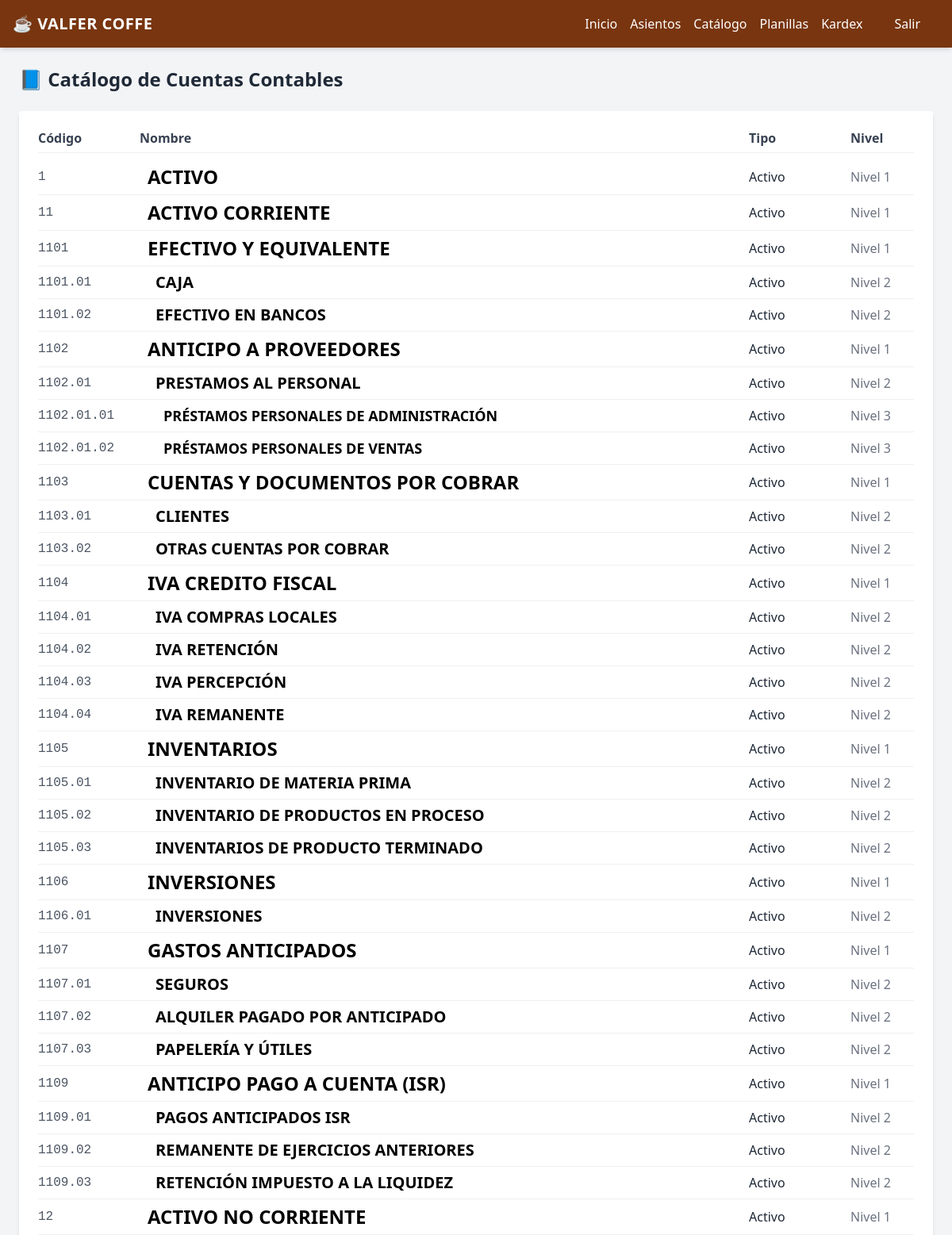
Screenshot of /catalogo/ (upper part) with the database file from the repository.
### contabilidad/models.py (models this page shows, shortened)
class CuentaContable(models.Model):
    codigo = models.CharField(max_length=20, unique=True)
    nombre = models.CharField(max_length=255)
    tipo = models.CharField(max_length=50, choices=TIPOS_CUENTA)
    nivel = models.IntegerField()
    padre = models.ForeignKey('self', null=True, blank=True, on_delete=models.CASCADE)

### contabilidad/views.py (the view)
# urls.py: path('catalogo/', catalogo_cuentas, name='catalogo'),
def catalogo_cuentas(request):
    cuentas = CuentaContable.objects.all().order_by('codigo')
    for cuenta in cuentas:
        cuenta.padding = (cuenta.nivel - 1) * 20
    return render(request, 'contabilidad/catalogo.html', {'cuentas': cuentas})

### contabilidad/templates/contabilidad/catalogo.html (shortened to what this page needs)
{% extends 'contabilidad/base.html' %}
{% block content %}
<h2 class="text-2xl font-semibold mb-6">📘 Catálogo de Cuentas Contables</h2>
<div class="bg-white shadow-md rounded px-6 py-4">
  <div class="cuenta-row font-bold border-b-2 border-gray-300 pb-2 mb-2">
    <span class="w-32 inline-block text-gray-700">Código</span>
    <span class="flex-1 text-gray-700">Nombre</span>
    <span class="w-32 text-gray-700">Tipo</span>
    <span class="w-20 text-gray-700">Nivel</span>
  </div>
  {% for cuenta in cuentas %}
    <div class="cuenta-row nivel-{{ cuenta.nivel }}">
      <span class="w-32 font-mono text-gray-600">{{ cuenta.codigo }}</span>
      <span class="flex-1" style="padding-left: {{ cuenta.nivel|stringformat:"d" }}0px;">
        {% if cuenta.nivel == 1 %}
          <span class="text-2xl font-extrabold text-black uppercase">{{ cuenta.nombre }}</span>
        {% elif cuenta.nivel == 2 %}
          <span class="text-xl font-bold text-black uppercase">{{ cuenta.nombre }}</span>
        {% elif cuenta.nivel == 3 %}
          <span class="text-lg font-semibold text-black uppercase">{{ cuenta.nombre }}</span>
        {% elif cuenta.nivel == 4 %}
          <span class="text-base font-bold text-orange-700">{{ cuenta.nombre }}</span>
        {% else %}
          <span class="text-sm text-gray-700">{{ cuenta.nombre }}</span>
        {% endif %}
      </span>
      <span class="w-32 capitalize text-gray-800">{{ cuenta.tipo }}</span>
      <span class="w-20 text-gray-500">Nivel {{ cuenta.nivel }}</span>
    </div>
  {% empty %}
    <p>No hay cuentas disponibles.</p>
  {% endfor %}
</div>
{% endblock %}

### contabilidad/templates/contabilidad/catalogo.html (style rules this page uses)
.cuenta-row { display: flex; align-items: center; padding: 6px 0; border-bottom: 1px solid #f0f0f0; }

### rows the page displays
CuentaContable: codigo "1", nombre "ACTIVO", tipo "Activo", nivel "1"
CuentaContable: codigo "11", nombre "ACTIVO CORRIENTE", tipo "Activo", nivel "1"
CuentaContable: codigo "1101", nombre "EFECTIVO Y EQUIVALENTE", tipo "Activo", nivel "1"
CuentaContable: codigo "1101.01", nombre "CAJA", tipo "Activo", nivel "2"
CuentaContable: codigo "1101.02", nombre "EFECTIVO EN BANCOS", tipo "Activo", nivel "2"
CuentaContable: codigo "1102", nombre "ANTICIPO A PROVEEDORES", tipo "Activo", nivel "1"
CuentaContable: codigo "1102.01", nombre "PRESTAMOS AL PERSONAL", tipo "Activo", nivel "2"
CuentaContable: codigo "1102.01.01", nombre "PRÉSTAMOS PERSONALES DE ADMINISTRACIÓN", tipo "Activo", nivel "3"
CuentaContable: codigo "1102.01.02", nombre "PRÉSTAMOS PERSONALES DE VENTAS", tipo "Activo", nivel "3"
CuentaContable: codigo "1103", nombre "CUENTAS Y DOCUMENTOS POR COBRAR", tipo "Activo", nivel "1"
CuentaContable: codigo "1103.01", nombre "CLIENTES", tipo "Activo", nivel "2"
CuentaContable: codigo "1103.02", nombre "OTRAS CUENTAS POR COBRAR", tipo "Activo", nivel "2"
CuentaContable: codigo "1104", nombre "IVA CREDITO FISCAL", tipo "Activo", nivel "1"
CuentaContable: codigo "1104.01", nombre "IVA COMPRAS LOCALES", tipo "Activo", nivel "2"
CuentaContable: codigo "1104.02", nombre "IVA RETENCIÓN", tipo "Activo", nivel "2"
CuentaContable: codigo "1104.03", nombre "IVA PERCEPCIÓN", tipo "Activo", nivel "2"
CuentaContable: codigo "1104.04", nombre "IVA REMANENTE", tipo "Activo", nivel "2"
CuentaContable: codigo "1105", nombre "INVENTARIOS", tipo "Activo", nivel "1"
CuentaContable: codigo "1105.01", nombre "INVENTARIO DE MATERIA PRIMA", tipo "Activo", nivel "2"
CuentaContable: codigo "1105.02", nombre "INVENTARIO DE PRODUCTOS EN PROCESO", tipo "Activo", nivel "2"
CuentaContable: codigo "1105.03", nombre "INVENTARIOS DE PRODUCTO TERMINADO", tipo "Activo", nivel "2"
CuentaContable: codigo "1106", nombre "INVERSIONES", tipo "Activo", nivel "1"
CuentaContable: codigo "1106.01", nombre "INVERSIONES", tipo "Activo", nivel "2"
CuentaContable: codigo "1107", nombre "GASTOS ANTICIPADOS", tipo "Activo", nivel "1"
CuentaContable: codigo "1107.01", nombre "SEGUROS", tipo "Activo", nivel "2"
CuentaContable: codigo "1107.02", nombre "ALQUILER PAGADO POR ANTICIPADO", tipo "Activo", nivel "2"
CuentaContable: codigo "1107.03", nombre "PAPELERÍA Y ÚTILES", tipo "Activo", nivel "2"
CuentaContable: codigo "1109", nombre "ANTICIPO PAGO A CUENTA (ISR)", tipo "Activo", nivel "1"
CuentaContable: codigo "1109.01", nombre "PAGOS ANTICIPADOS ISR", tipo "Activo", nivel "2"
CuentaContable: codigo "1109.02", nombre "REMANENTE DE EJERCICIOS ANTERIORES", tipo "Activo", nivel "2"
CuentaContable: codigo "1109.03", nombre "RETENCIÓN IMPUESTO A LA LIQUIDEZ", tipo "Activo", nivel "2"
CuentaContable: codigo "12", nombre "ACTIVO NO CORRIENTE", tipo "Activo", nivel "1"
